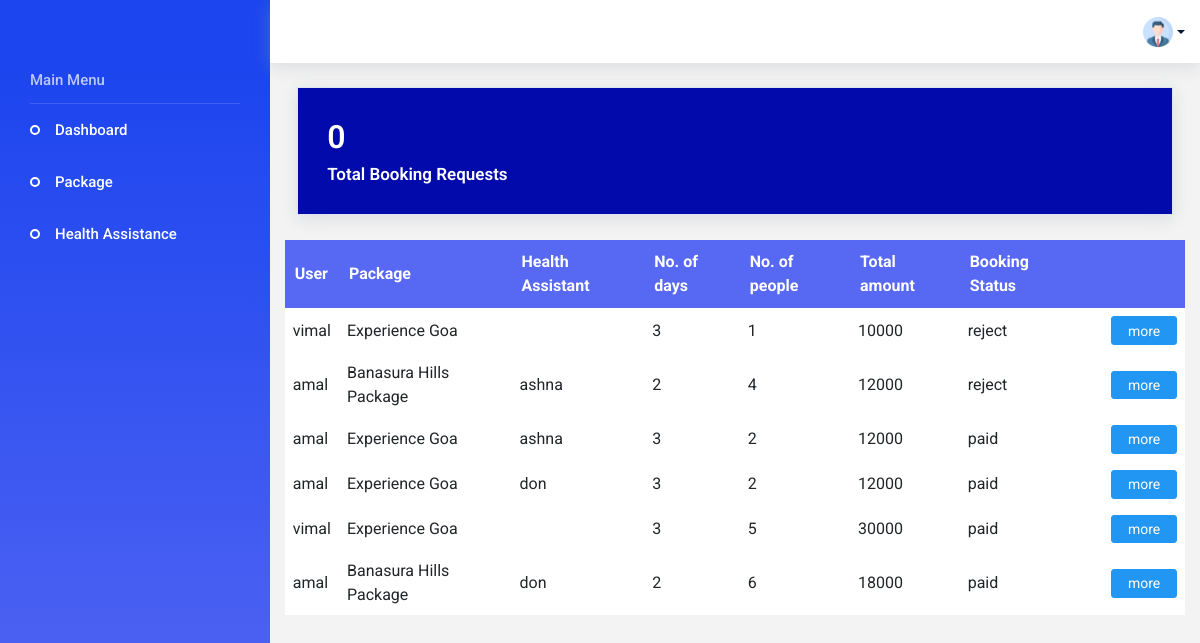
/agencyindex (signed in), run on an earlier commit of the app's database.
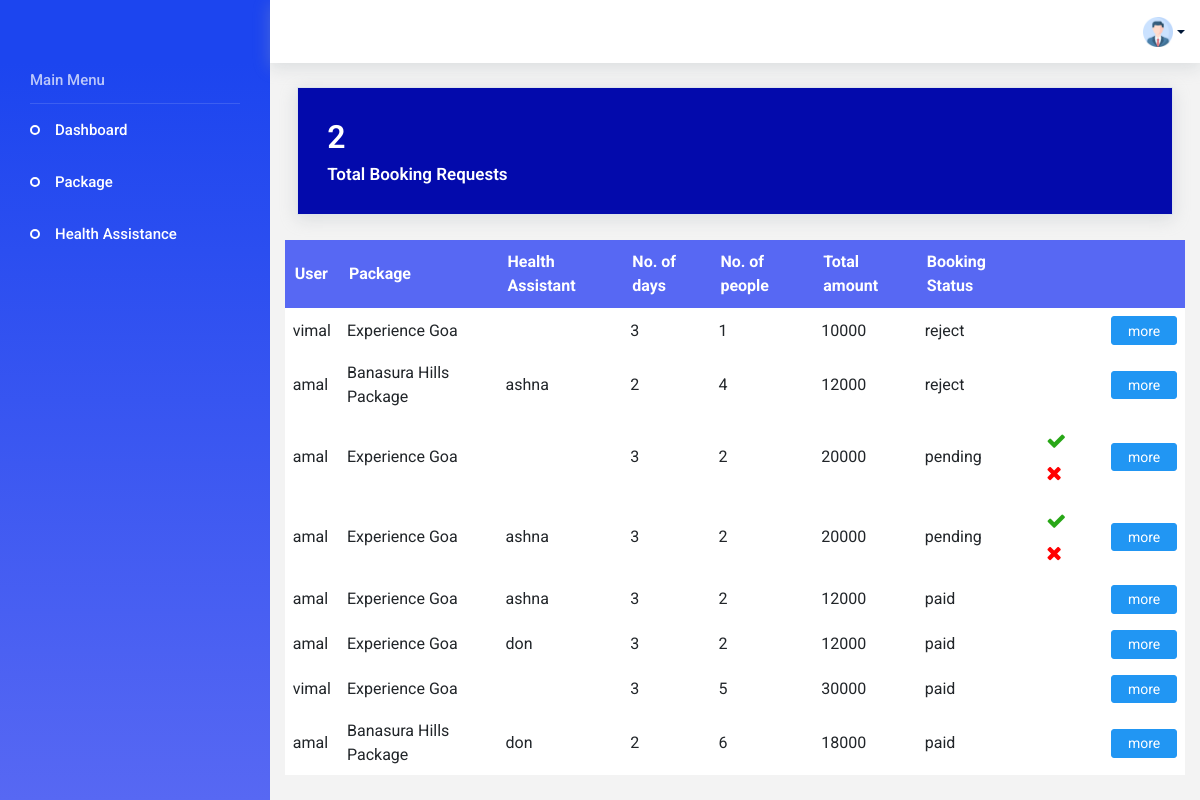
And on a later commit of the database.
### app/models.py (models this page shows, shortened)
class Booking(models.Model):
    booking_status = (
        ('booked', 'booked'),
        ('pending', 'pending'),
        ('reject', 'reject'),
    )
    user_id = models.ForeignKey(CustomUser, on_delete=models.CASCADE)
    package_id = models.ForeignKey(Package, on_delete=models.CASCADE)
    name = models.CharField(max_length=50)
    no_of_people = models.IntegerField()
    booking_date = models.DateField()
    date = models.DateTimeField(auto_now_add=True)
    HealthAssistant_id = models.ForeignKey(HealthAssistant, on_delete=models.CASCADE,null=True)
    status = models.CharField(choices=booking_status, default='pending', max_length=50)
    total_amount = models.IntegerField()
    rating = models.IntegerField(null=True, blank=True)
    review = models.CharField(max_length=200, null=True, blank=True)

class CustomUser(AbstractUser):
    register_status = (
        ('approve', 'approve'),
        ('pending', 'pending'),
        ('reject', 'reject'),
    )
    phone_number = models.CharField(max_length=10)
    user_type = models.CharField(max_length=100)
    status = models.CharField(choices=register_status, default='pending', max_length=50)
    agencyName=models.CharField(max_length=20, default='{Package name}')

class Package(models.Model):
    user_id = models.ForeignKey(CustomUser, on_delete=models.CASCADE)
    package_name = models.CharField(max_length=100)
    img1 = models.FileField(upload_to='package')
    img2 = models.FileField(upload_to='package')
    img3 = models.FileField(upload_to='package')
    price = models.IntegerField()
    no_of_days = models.IntegerField()
    no_of_night = models.IntegerField()
    source = models.CharField(max_length=50)
    destination = models.CharField(max_length=50)
    description = models.CharField(max_length=200)

class HealthAssistant(models.Model):
    first_name = models.CharField(max_length=50)
    last_name = models.CharField(max_length=50)
    gender = models.CharField(max_length=50)
    phone_number = models.CharField(max_length=10)
    qualification = models.CharField(max_length=200)
    user_id = models.ForeignKey(CustomUser, on_delete=models.CASCADE)

### app/views.py (the view)
# urls.py: path('agencyindex', views.agencyindex, name="agencyindex"),
@cache_control(no_cache=True, must_revalidate=True, no_store=True)
@login_required(login_url=Login)
def agencyindex(request):
    User = CustomUser.objects.get(id=request.user.id)
    booking_data = Booking.objects.filter(package_id__user_id=request.user.id).order_by('-status')
    pending_bookings_count = Booking.objects.filter(status='pending').count()
    context = {
        'bookings':booking_data,
        'User':User,
        'pending_bookings_count':pending_bookings_count
    }
    return render(request, 'Agency/index.html', context)

### template/Agency/index.html (shortened to what the changed rows need)
<!DOCTYPE html>
<html lang="en">
<head>
  {% load static %}
  <link rel="stylesheet" href="{% static 'css/materialdesignicons.min.css' %}">
  <link rel="stylesheet" href=".{% static 'css/ionicons.css' %}">
  <link rel="stylesheet" href="{% static 'css/flag-icon.min.css' %}">
  <link rel="stylesheet" href="{% static 'css/vendor.bundle.base.css' %}">
  <link rel="stylesheet" href="{% static 'css/vendor.bundle.addons.css' %}">
  <link rel="stylesheet" href="https://cdnjs.cloudflare.com/ajax/libs/font-awesome/4.7.0/css/font-awesome.min.css">
  <link rel="stylesheet" href="{% static 'css/style.css' %}">
  <link rel="stylesheet" href="{% static 'css/style1.css' %}">
</head>
<body>
  <div class="container-scroller">
    <div class="container-fluid page-body-wrapper">
      {% block content %}
      <div class="main-panel">
        <div class="content-wrapper">
          <div class="row">
            <div class="col-md-12   grid-margin average-price-card">
              <div class="card text-white  ">
                <div class="card-body">
                  <div class="d-flex justify-content-between pb-2 align-items-center">
                    <h2 class="font-weight-semibold mb-0">{{ pending_bookings_count }}</h2>
                  </div>
                </div>
              </div>
            </div>
                  <table class="mytable table-hover">
                    <thead>
                      <tr>
                        <th>User</th>
                        <th>Package</th>
                        <th>Health Assistant</th>
                        <th>No. of days</th>
                        <th>No. of people</th>
                        <th>Total amount</th>
                        <th>Booking Status</th>
                        <th></th>
                        <th></th>
                      </tr>
                    </thead>
                    <tbody>
                      {% for booking in bookings %}
                    <tr>
                      <td>{{ booking.user_id.username }}</td>
                      <td>{{ booking.package_id.package_name }}</td>
                      <td>{{ booking.HealthAssistant_id.first_name }}</td>
                      <td>{{ booking.package_id.no_of_days }}</td>
                      <td>{{ booking.no_of_people }}</td>
                      <td>{{ booking.total_amount }}</td>
                      <td>{{ booking.status }}</td>
                      <td>
                        <form method="post" action="{% url 'edit_bookingstatus' id=booking.id %}">
                          {% if booking.status == "pending" %}
                          <button title="accept" style="border: none;background-color: white;color: rgb(40, 167, 23); font-size: 20px;" type="submit" name="status" value="approve" >
                            <i class="fa fa-check"></i>
                          </button>
                          <button title="reject" style="border: none;background-color: white;color: red; font-size: 20px;" type="submit" name="status" value="reject" >
                            <i class="fa fa-times"></i>
                          </button>
                          {% endif %}
                        </form>
                      </td>
                      <td>
                        {% if booking.status %}
                        <a href="{% url 'rating' id=booking.id %}" class="btn btn-primary">
                          more
                        </a>
                      {% endif %}
                      </td>
                    </tr>
                    {% endfor %}
                    </tbody>
                  </table>
                </div>
              </div>
            </div>
    </div>
  </div>
  {% endblock %}
</body>
</html>

What changed in the data, as far as the page shows it:
added Booking: user_id.username "amal", package_id.package_name "Experience Goa", package_id.no_of_days "3", no_of_people "2", total_amount "20000", status "pending", shows "more"
added Booking: user_id.username "amal", package_id.package_name "Experience Goa", HealthAssistant_id.first_name "ashna", package_id.no_of_days "3", no_of_people "2", total_amount "20000", status "pending", shows "more"
Also different on the page:
{{ pending_bookings_count }}: "0" → "2"
